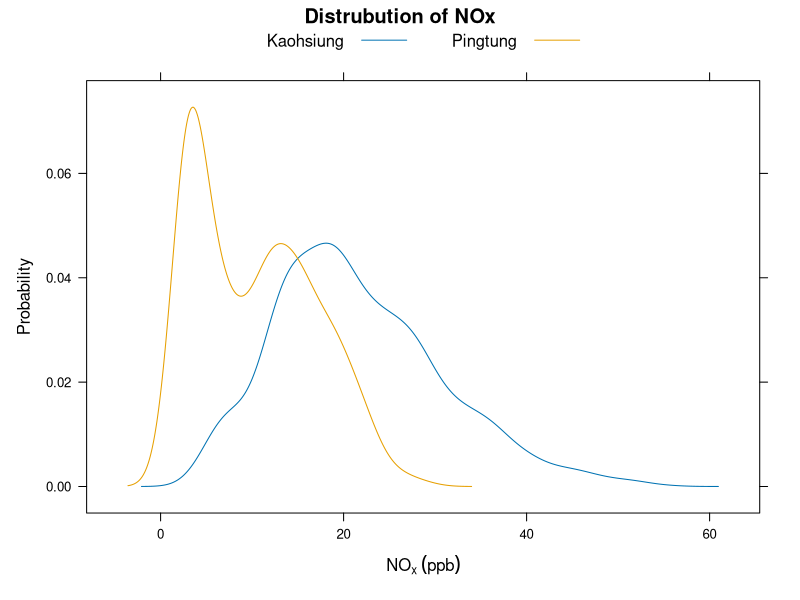
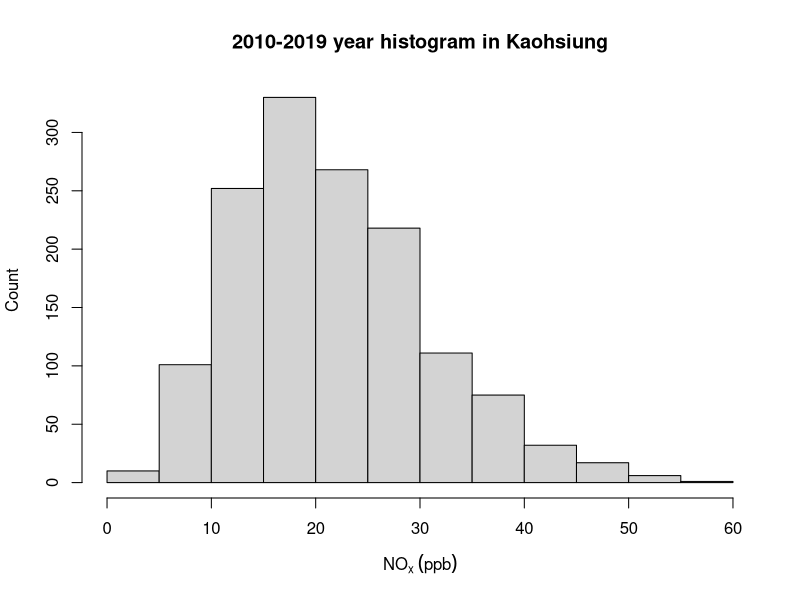
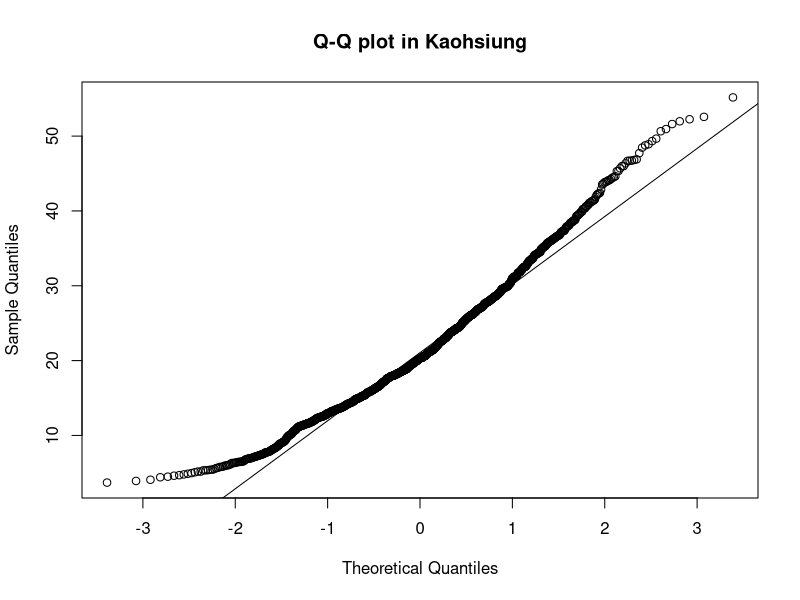
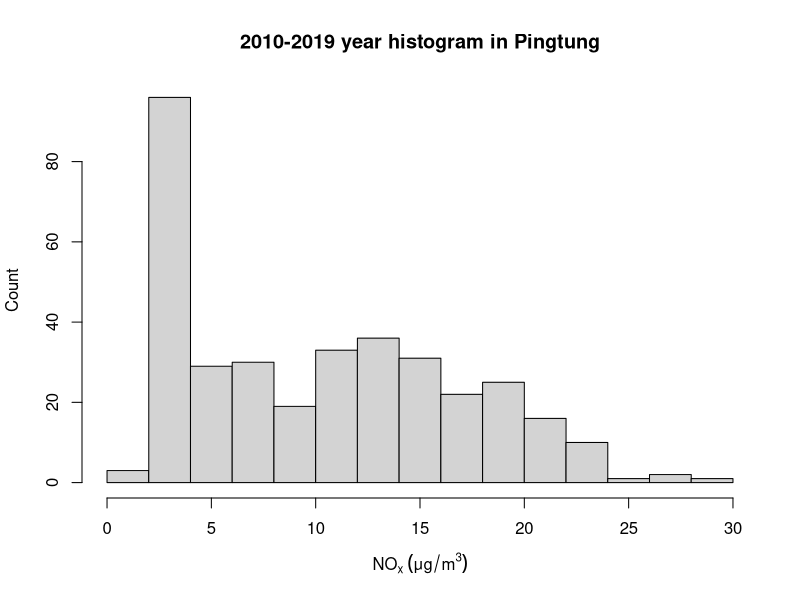
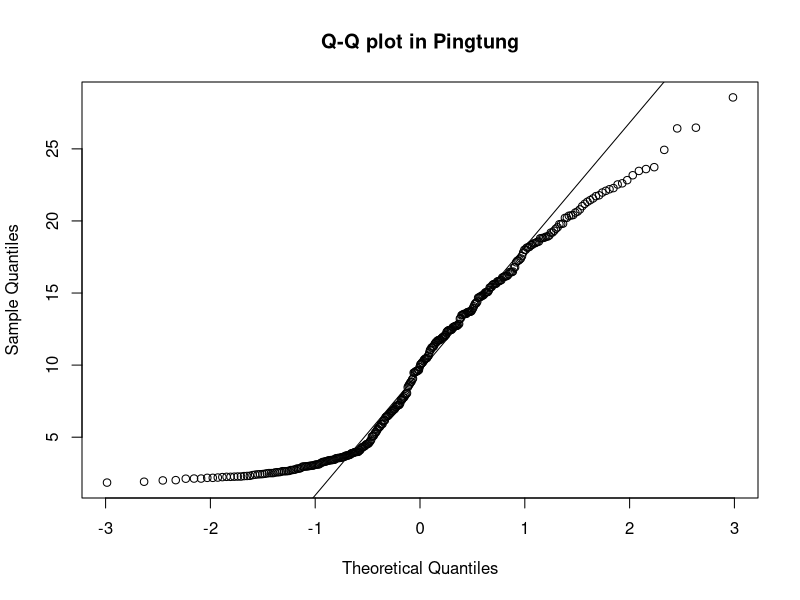
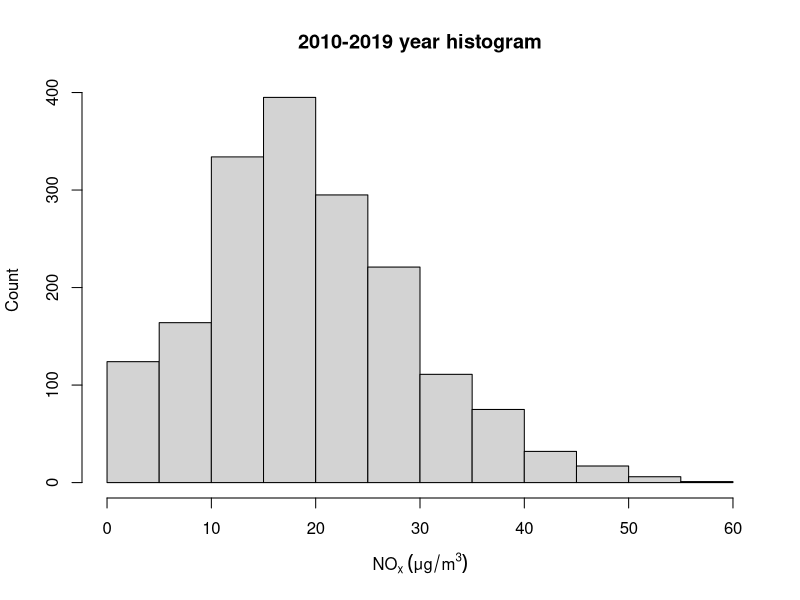
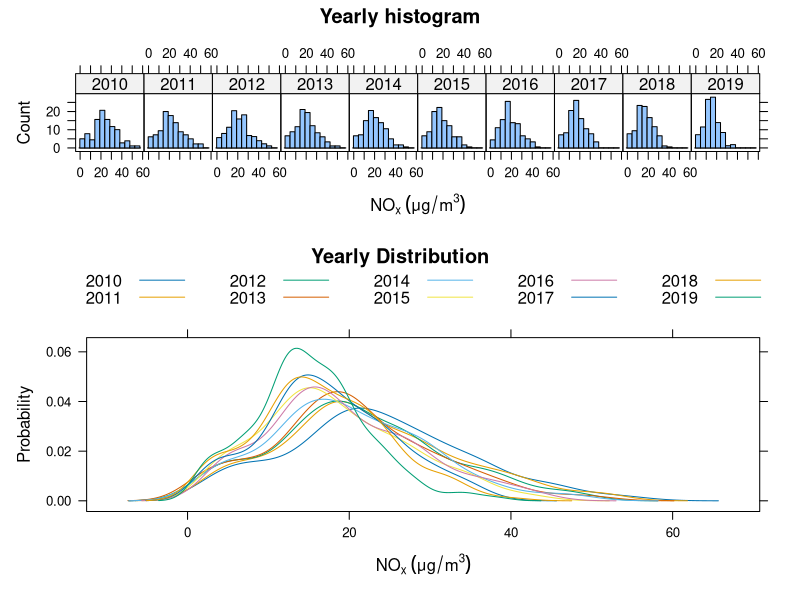
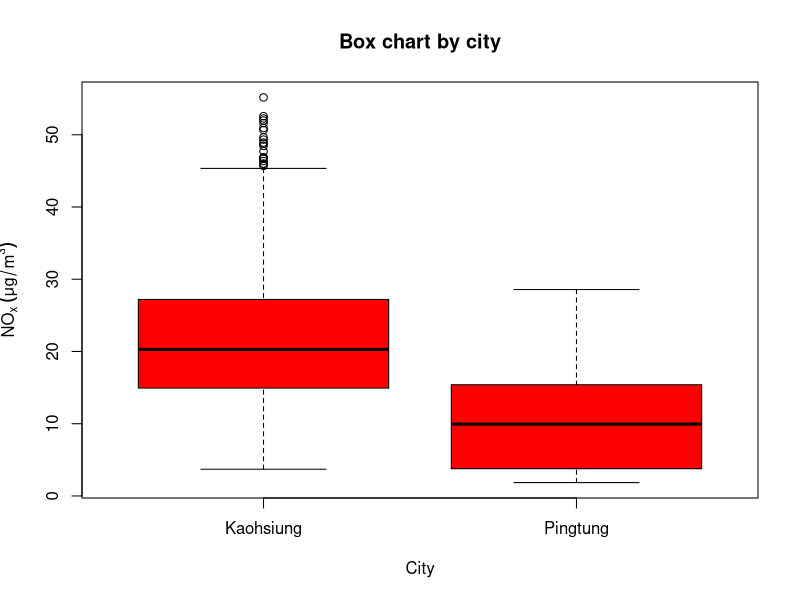

R code for these plots, in order:
getwd()
library("MASS")
require("MASS")
library("survival")
database1<-read.csv("data.csv")
str(database1)     #Check the variable format
#View(database1)		#Check Dataset
dim(database1)		#Check Dataset (how many observations and variables)
colnames(database1)	#Check variable names
summary(database1)	#Get the summary statistics about the object
database1$year <- as.character(database1$year)
database1$month <- as.numeric(database1$month)
database1$country_e <- as.character(database1$country_e)
database1$station <- as.character(database1$station)
database1$NOx <- as.numeric(as.character(database1$NOx))
mean(database1$NOx,na.rm=TRUE)
mean(database1$NOx[database1$country_e == "Kaohsiung"],na.rm=TRUE)
mean(database1$NOx[database1$country_e == "Pingtung"],na.rm=TRUE)

max(database1$NOx,na.rm = TRUE)
median(database1$NOx,na.rm=TRUE)
median(database1$NOx[database1$country_e == "Kaohsiung"],na.rm=TRUE)
median(database1$NOx[database1$country_e == "Pingtung"],na.rm=TRUE)
min(database1$NOx,na.rm = TRUE)

#variance
var(database1$NOx,na.rm=TRUE)
var(database1$NOx[database1$country_e == "Kaohsiung"],na.rm=TRUE)
var(database1$NOx[database1$country_e == "Pingtung"],na.rm=TRUE)

#Standard Deviation
sd(database1$NOx,na.rm=TRUE)
sd(database1$NOx[database1$country_e == "Kaohsiung"],na.rm=TRUE)
sd(database1$NOx[database1$country_e == "Pingtung"],na.rm=TRUE)

#range
range(database1$NOx,na.rm = TRUE)
range(database1$NOx[database1$country_e == "Kaohsiung"],na.rm=TRUE)
range(database1$NOx[database1$country_e == "Pingtung"],na.rm=TRUE)

#IQR
IQR(database1$NOx,na.rm = TRUE)
IQR(database1$NOx[database1$country_e == "Kaohsiung"],na.rm=TRUE)
IQR(database1$NOx[database1$country_e == "Pingtung"],na.rm=TRUE)

#quantile
quantile(database1$NOx,0.25,na.rm = TRUE)

quantile(database1$NOx,0.50,na.rm = TRUE)

quantile(database1$NOx,0.75,na.rm = TRUE)
#min 25% 50% 75% max
fivenum(database1$NOx,na.rm = TRUE) 
fivenum(database1$NOx[database1$country_e == "Kaohsiung"],na.rm=TRUE)
fivenum(database1$NOx[database1$country_e == "Pingtung"],na.rm=TRUE)


#generate a histogram/boxplot 

#install a new library "lattice"
install.packages("lattice")

# How to load a package #
library("lattice")
require("lattice")

#expression() can change a letter into subscript or superscript.
#subscript:[]   superscript:^   blankspace:~   connection:*

densityplot(~NOx ,data =database1,group =country_e ,xlab = expression(NO[x]~(ppb)),ylab ="Probability" ,main="Distrubution of NOx",plot.points =FALSE ,auto.key =list(columns=2))

hist(database1$NOx[database1$country_e == "Kaohsiung"],main="2010-2019 year histogram in Kaohsiung", xlab = expression(NO[x]~(ppb)), ylab = "Count") 
qqnorm(database1$NOx[database1$country_e == "Kaohsiung"], main="Q-Q plot in Kaohsiung")
qqline(database1$NOx[database1$country_e == "Kaohsiung"])

hist(database1$NOx[database1$country_e == "Pingtung"],main="2010-2019 year histogram in Pingtung", xlab = expression(NO[x]~(μg/m^3)), ylab = "Count") 
qqnorm(database1$NOx[database1$country_e == "Pingtung"], main="Q-Q plot in Pingtung")
qqline(database1$NOx[database1$country_e == "Pingtung"])

hist(database1$NOx,main="2010-2019 year histogram", xlab = expression(NO[x]~(μg/m^3)), ylab = "Count") 

graph1 <-histogram(x= ~NOx|year,data =database1, xlab = expression(NO[x]~(μg/m^3)),ylab = "Count",layout=c(10,1), main="Yearly histogram") 
graph2 <-densityplot(~NOx ,data =database1,group =year ,xlab = expression(NO[x]~(μg/m^3)),ylab ="Probability" ,plot.points =FALSE ,auto.key =list(columns =5), main="Yearly Distribution")
plot(graph1 ,position =c(0,.6,1,1))
plot(graph2 ,position =c(0,0,1,.6) ,newpage =FALSE)

boxplot(formula= NOx~country_e ,data =database1, xlab = "City", ylab = expression(NO[x]~(μg/m^3)), col ="red", main="Box chart by city")

par(family="STKaiti")
boxplot(formula= NOx~station ,data =database1, xlab = "Station", ylab = expression(NO[x]~(μg/m^3)), col ="red", main="Box chart by station")


boxplot(formula= NOx~year,data =database1, xlab = "Year", ylab = expression(NO[x]~(μg/m^3)), col ="blue", main="Box chart by year")

boxplot(formula= NOx~month,data =database1, xlab = "Month", ylab = expression(NO[x]~(μg/m^3)), col ="blue", main="Box chart by month")

write.table(database1,file="output.csv",sep=",",row.names=F, na = "NA", fileEncoding = "Big-5")

